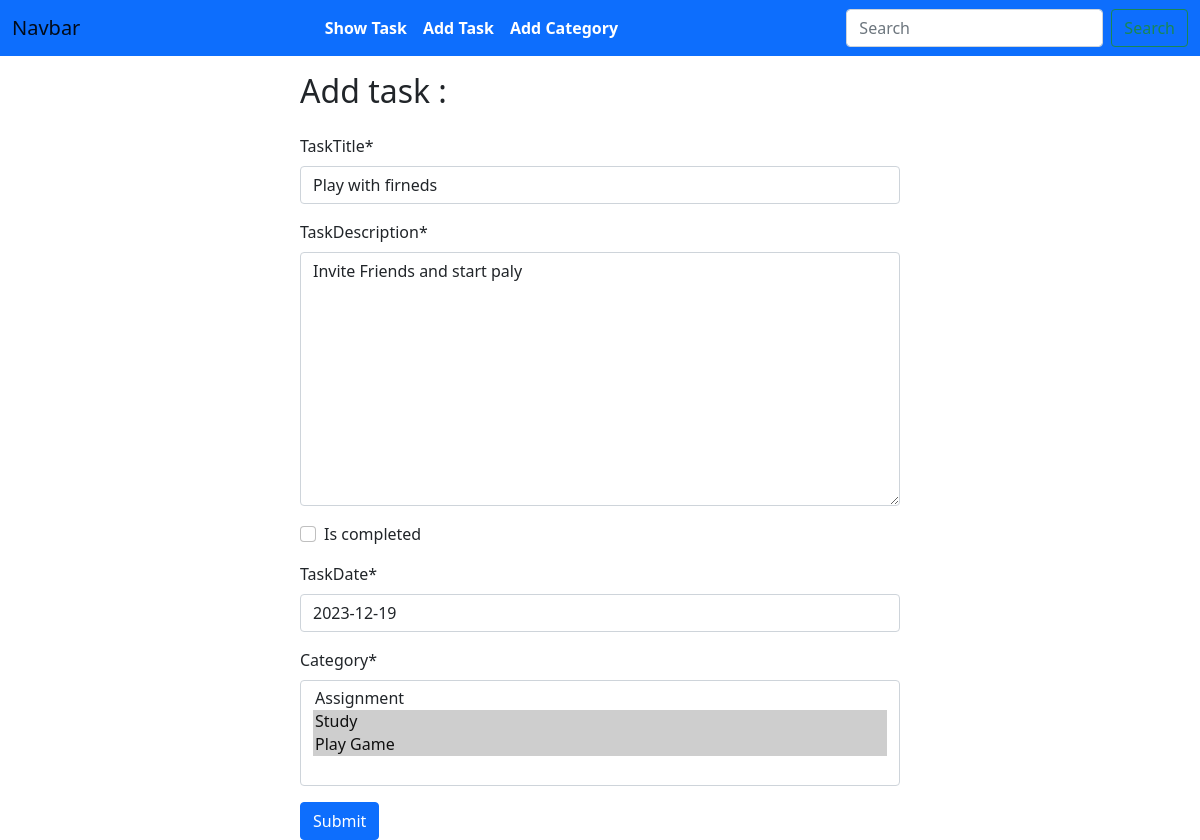
The app's page /task/edit/3, older data.
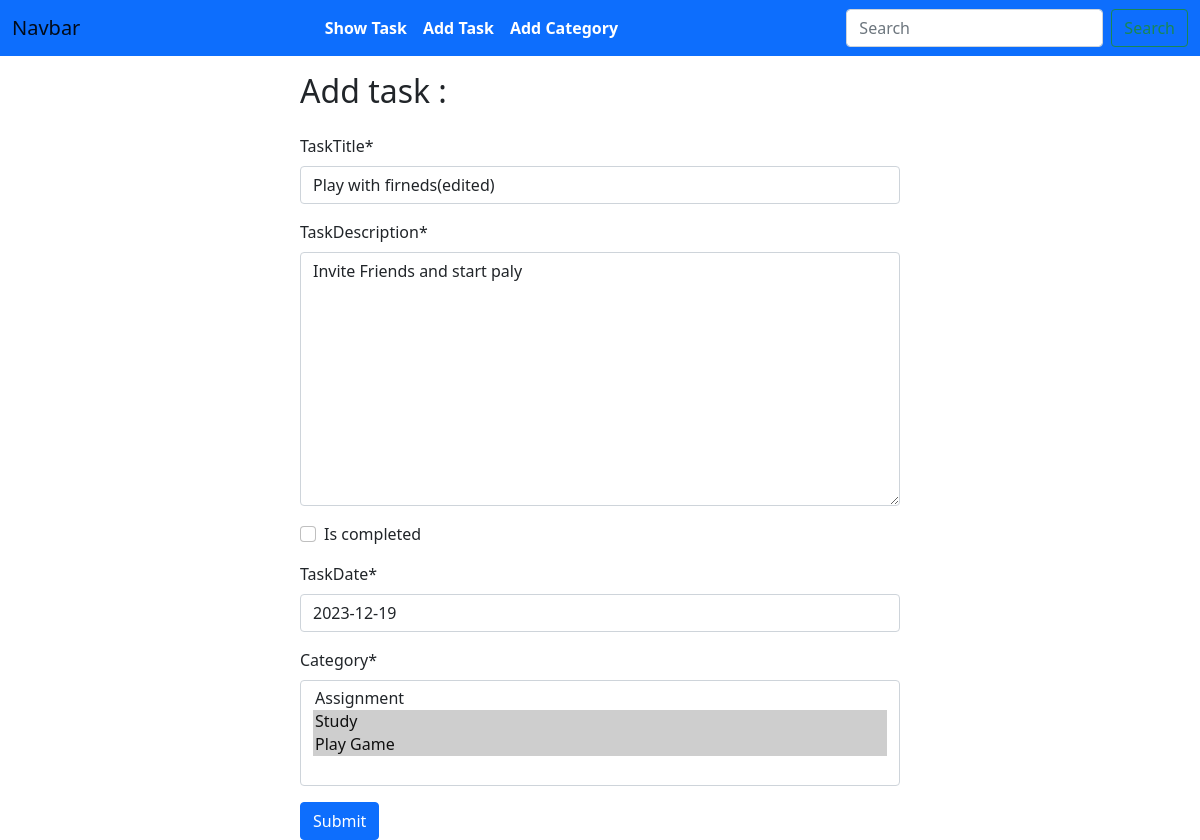
The same page, newer data.
### task/models.py (models this page shows, shortened)
class TaskModel(models.Model):
    taskTitle = models.CharField(max_length=100)
    taskDescription= models.TextField()
    is_completed = models.BooleanField(default=False)
    taskDate = models.DateField( auto_now=False, auto_now_add=False)
    category = models.ManyToManyField(CategoryModel)

### task/views.py (the view)
# urls.py: path('edit/<int:id>',views.edit_task, name='edit_task'),
def edit_task(request,id):
    task = models.TaskModel.objects.get(pk = id)
    task_form = forms.TaskForm(instance=task)
    if request.method == 'POST':
        task_form = forms.TaskForm(request.POST, instance=task)
        if task_form.is_valid():
            task_form.save()
            return redirect('homepage')
    return render(request, 'add_task.html', {'form':task_form})

### task/forms.py
class TaskForm(forms.ModelForm):
    class Meta:
        model = TaskModel
        fields = '__all__'

### category/models.py (called while the page is built)
    def __str__(self) -> str:
        return self.categoryName

### task/templates/add_task.html (shortened to what this page needs)
{% extends "base.html" %}
{% load crispy_forms_tags%}
{% block content%}
    <form method='post' style='width:50%; margin:auto;'>
        <h2 class='py-3'>Add task : </h2>
        {{form | crispy}}
        <button class='btn btn-primary' type="submit">Submit</button>
    </form>
{% endblock%}

Row changes from the older to the newer data that the page shows:
changed TaskModel "Invite Friends and start paly": taskTitle "Play with firneds" → "Play with firneds(edited)"
